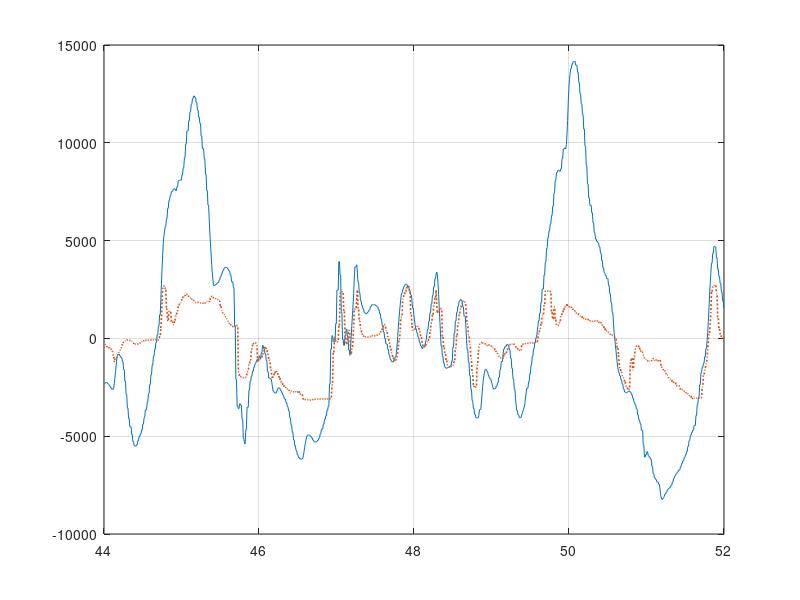

MATLAB code for this plot: (Note: this script raises an error after producing the figure.)
clc
clear all
close all

current = importdata('2020-01-25-16-25-19_C.txt');
currentKF = importdata('2019-11-08-12-04-27_K.txt');
speed = importdata('2019-11-08-16-05-15_S.txt');
speed_exo = importdata('2019-11-08-19-13-40_S_exo.txt');
positionff = importdata('2019-11-08-19-26-45_P.txt');

dt = 0.008;     % time step

%% Current Mode [C]

t = linspace(0, dt*length(current.data(:,1)), length(current.data(:,1)));

%{
% Compute the FFT of the Hum Vel curve:
vH_fft = fft(current.data(5501:6500,8));
% Compute the two-sided spectrum P2. Then compute the single-sided spectrum P1 based on P2 
% and the even-valued signal length L.
L = length(current.data(5501:6500,8));
P2 = abs(vH_fft/L);
P1 = P2(1:L/2+1);
P1(2:end-1) = 2*P1(2:end-1);
% Define the frequency domain f
f = (1/dt)*(0:(L/2))/L;

vH_Axf = [P1 f'];
[A_m, I] = max(vH_Axf,[],1);
A_vh = A_m(1);
f_vh = vH_Axf(I(1),2);
%}

accH_IL = zeros(1000,1); % using a Proportional Gain and in loop Integrator (IL)
f_cf = 1.6;
acc_IL_fb = 0;
acc_IL_last = zeros(4,1);

for i=5501 : 6500
    accH_IL(i-5500) = f_cf*(current.data(i,8) - acc_IL_fb);
    % Simpson Rule, h = (4*dt)/n, if n=4, h = dt
    acc_IL_fb = dt/3*(acc_IL_last(1) + 4*acc_IL_last(2) + 2*acc_IL_last(3) + 4*acc_IL_last(4) + accH_IL(i-5500)); % trapeziodal integral
    acc_IL_last(1) = acc_IL_last(2);
    acc_IL_last(2) = acc_IL_last(3);
    acc_IL_last(3) = acc_IL_last(4);
    acc_IL_last(4) = accH_IL(i-5500);
end

figure('Name', 'Current Mode 2020-01-25-16-25-19')
plot(t(5501:6500), current.data([5501:6500],1),'-', 'LineWidth', 0.7)
hold on
plot(t(5501:6500), current.data([5501:6500],2),':', 'LineWidth', 1.2)
grid on
legend( current.colheaders{1,1} , char(current.textdata(1,2)) )
title('Current Setpoint')
xlabel('time [s]')
hold off

figure('Name', 'Current Mode 2020-01-25-16-25-19')
plot(t(5501:6500), current.data(5501:6500,6),'-', 'LineWidth', 0.7)
hold on
plot(t(5501:6500), current.data(5501:6500,8),':', 'LineWidth', 1.2)
hold on
% from the FFT on the Hum Vel:
% plot(t(5501:6500), A_vh*cos( 2*pi*f_vh*t(5501:6500) )) % Hum Vel from the FFT
% plot(t(5501:6500), -2*pi*f_vh*A_vh*sin( 2*pi*f_vh*t(5501:6500) )) % Hum Acc from the vH_fft
plot(t(5501:6500), accH_IL(:,1))
grid on
legend( '*acc_h' , char(current.textdata(1,8)), 'acc_h IL')
title('Human angular Vel and Acc')
xlabel('time [s]')
hold off

figure('Name', 'Curent Mode 2020-01-25-16-25-19')
plot(t(5500:6500), current.data([5500:6500],9),'-', 'LineWidth', 0.7)
hold on
plot(t(5500:6500), (1/150)*current.data([5500:6500],10),':', 'LineWidth', 1.2)
grid on
legend( char(current.textdata(9)) , char(current.textdata(10)) )
title('Speed measured with MTw on the Exo vs Motor Speed')
xlabel('time [s]')
hold off

figure('Name', 'Current Mode 2020-01-25-16-25-19')
plot(t(5500:6500), 104*(current.data([5500:6500],4) - current.data([5500:6500],3)),':r', 'LineWidth', 0.8)
hold on
plot(t(5500:6500), current.data([5500:6500],5), ':b')
grid on
legend('Torque SEA [N.m]', current.colheaders{1,5})
title('Torques')
xlabel('time [s]')
hold off

%% Current Mode with Kalman Filter [K] Plots

t = linspace(0, dt*length(currentKF.data(:,1)), length(currentKF.data(:,1)));

figure('Name', 'Current with KF [K]')
plot(t, currentKF.data(:,1),'-', 'LineWidth', 0.7)
hold on
plot(t, currentKF.data(:,2),':', 'LineWidth', 1.2)
grid on
legend( currentKF.colheaders{1,1} , currentKF.colheaders{1,2} )
title('Current Setpoint')
xlabel('time [s]')
hold off

figure('Name', 'Current with KF [K]')
plot(t, currentKF.data(:,6),'-', 'LineWidth', 0.7)
hold on
plot(t, currentKF.data(:,8),':', 'LineWidth', 1.2)
grid on
legend( currentKF.colheaders{1,6} , currentKF.colheaders{1,8} )
title('Human angular Vel and Acc')
xlabel('time [s]')
hold off

%% Speed Mode (using only one MTw) [S] Plots 

t = linspace(0, dt*length(speed.data(:,1)), length(speed.data(:,1)));

figure('Name', 'Speed Mode [S]')
plot(t, speed.data(:,5))
hold on
plot(t, speed.data(:,6))
grid on
legend(char(speed.colheaders(5)), char(speed.colheaders(6)))
title('Velocity Setpoint')
xlabel('time [s]')
hold off

figure('Name', 'Speed Mode [S]')
plot(t, speed.data(:,1))
hold on
plot(t, speed.data(:,3))
grid on
legend(char(speed.colheaders(1)), char(speed.colheaders(3)))
title('Hum angular Vel and Acc')
xlabel('time [s]')
hold off

figure('Name', 'Speed Mode [S]')
kv_ff = 200;
plot(t, kv_ff*speed.data(:,3))
hold on
plot(t, (1/150)*speed.data(:,5))
grid on
legend('k_{ff}^V vel_{hum} [rpm]', '(1/N)*vel_{motor} [rpm]')
title('Vel Hum X Vel Motor')
xlabel('time [s]')
hold off

%% Speed Mode (using two MTw, Hum and Exo) [S*] Plots 

t = linspace(0, dt*length(speed_exo.data(:,1)), length(speed_exo.data(:,1)));

figure('Name', 'Speed Mode [S*]')
plot(t, speed_exo.data(:,5))
hold on
plot(t, speed_exo.data(:,6))
grid on
legend(char(speed_exo.colheaders(5)), char(speed_exo.colheaders(6)))
title('Velocity Setpoint')
xlabel('time [s]')
hold off

figure('Name', 'Speed Mode [S*]')
plot(t, speed_exo.data(:,1))
hold on
plot(t, speed_exo.data(:,3))
grid on
legend(char(speed_exo.colheaders(1)), char(speed_exo.colheaders(3)))
title('Hum angular Vel and Acc')
xlabel('time [s]')
hold off

figure('Name', 'Speed Mode [S*]')
plot(t, 200*speed_exo.data(:,3))
hold on
plot(t, (1/150)*speed_exo.data(:,5))
grid on
legend('k_{ff} vel_{hum} [rpm]', '(1/N)*vel_{motor} [rpm]')
title('Vel Hum X Vel Motor')
xlabel('time [s]')
hold off

%% Position Mode [P] Plots

t = linspace(0, dt*length(positionff.data(:,1)), length(positionff.data(:,1)));

figure('Name', 'Position Mode [P]')
plot(t, positionff.data(:,1))
hold on
plot(t, positionff.data(:,4))
grid on
legend( positionff.colheaders{1,1}, positionff.colheaders{1,3})
title('Human angular Vel and Acc')
xlabel('time [s]')
hold off

figure('Name', 'Position Mode [P]')
plot(t, 104*(positionff.data(:,6) - positionff.data(:,7)) )
grid on
legend('T_{sea} [N.m]')
title('Torque SEA')
xlabel('time [s]')
hold off

%%  accBasedController
abc_data = importdata('2021-02-28-19-10-01.txt');
t_end = abc_data.data(end,1)
% figure, plot(abc_data.data(:,1), rad2deg([abc_data.data(:,2) abc_data.data(:,4)])), grid on
% legend('velHum','accHum')

%%
close all

figure, 

subplot(4,1,1)
plot(abc_data.data(:,1), rad2deg([abc_data.data(:,2) abc_data.data(:,3)])), grid on
legend('velHum','velExo'), ylabel('deg/s')

subplot(4,1,2)
plot(abc_data.data(:,1), Ks*(abc_data.data(:,6) - abc_data.data(:,7))), hold on
plot(abc_data.data(:,1), -We*Le*sin(abc_data.data(:,7))), grid on
legend('Tsea','T_W'), ylabel('N.m')

subplot(4,1,3)
plot(abc_data.data(:,1), rad2deg(abc_data.data(:,7))), grid on
legend('theta_{exo}'), ylabel('deg')

subplot(4,1,4)
des_current = -We*Le*sin(abc_data.data(:,7)) + Je*abc_data.data(:,4) + ...
                0.3507*(abc_data.data(:,4) - abc_data.data(:,5)) + ...
                4.803*(abc_data.data(:,2) - abc_data.data(:,3));
des_current = des_current/(N*KI);
CURRENT_MAX = 3.1400;
plot(abc_data.data(:,1), des_current), hold on
yline(CURRENT_MAX,'--r',{'I_{max}'})
yline(-CURRENT_MAX,'--r'), grid on
legend('Motor I_d'), ylabel('A')